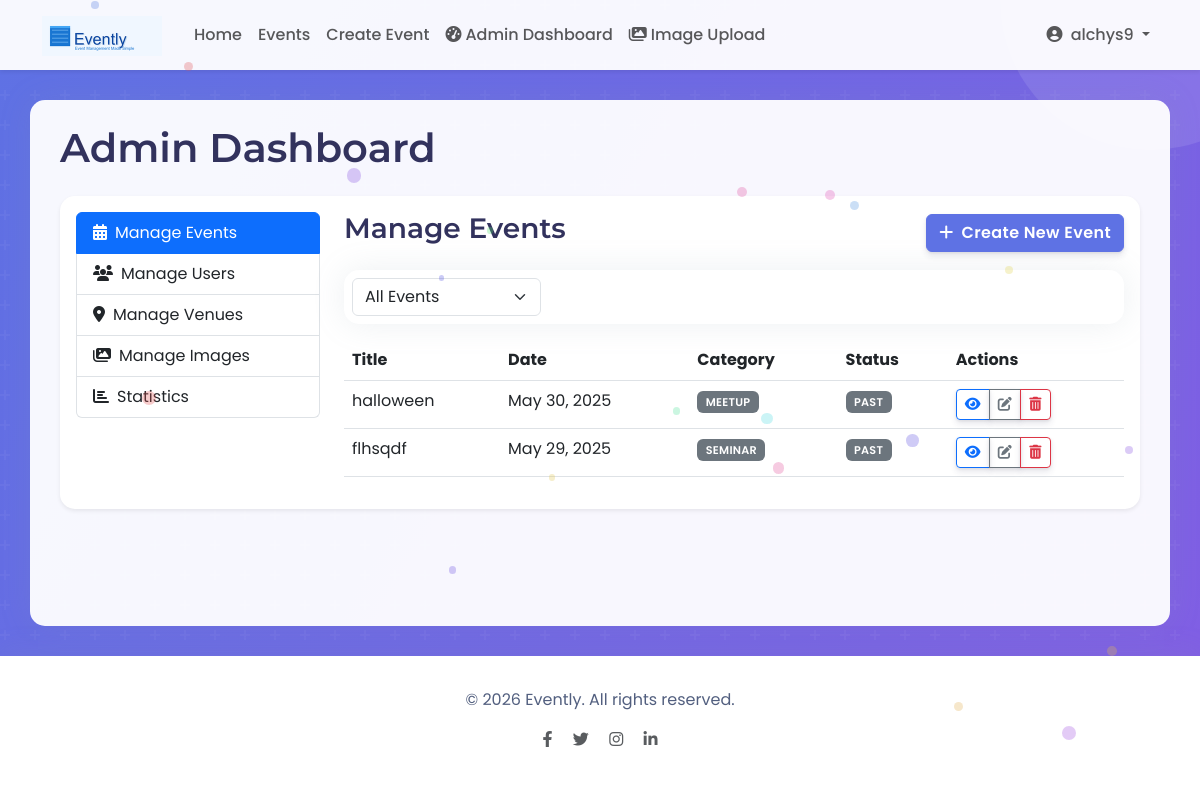
/dashboard/ (signed in), run on the app's committed database.
### events/models.py (models this page shows, shortened)
class Event(models.Model):
    title = models.CharField(max_length=200)
    slug = models.SlugField(unique=True, max_length=255)
    description = models.TextField()
    category = models.CharField(max_length=20, choices=EVENT_CATEGORIES, default='other')
    venue = models.ForeignKey(Venue, on_delete=models.SET_NULL, null=True, related_name='events')
    location_address = models.CharField(max_length=255, null=True, blank=True)
    start_date = models.DateTimeField()
    end_date = models.DateTimeField()
    capacity = models.PositiveIntegerField()
    poster_image = models.ImageField(upload_to='event_posters/', blank=True, null=True)
    organizer = models.ForeignKey(User, on_delete=models.CASCADE, related_name='organized_events')
    is_published = models.BooleanField(default=False)
    registration_deadline = models.DateTimeField(null=True, blank=True)
    created_at = models.DateTimeField(auto_now_add=True)
    updated_at = models.DateTimeField(auto_now=True)
    def is_past_event(self):
        return timezone.now() > self.end_date

### events/admin_views.py (the view)
# urls.py: path('dashboard/', admin_views.admin_dashboard, name='admin_dashboard'),
@login_required
@user_passes_test(is_admin_or_organizer)
def admin_dashboard(request):
    today = timezone.now().date().isoformat()
    now = timezone.now()
    event_filter = request.GET.get('event_filter', 'all')
    user_filter = request.GET.get('user_filter', 'all')
    if event_filter == 'upcoming':
        events = Event.objects.filter(start_date__gte=now).order_by('start_date')
    elif event_filter == 'past':
        events = Event.objects.filter(end_date__lt=now).order_by('-end_date')
    elif event_filter == 'today':
        events = Event.objects.filter(start_date__date=now.date()).order_by('start_date')
    elif event_filter == 'published':
        events = Event.objects.filter(is_published=True).order_by('-start_date')
    elif event_filter == 'draft':
        events = Event.objects.filter(is_published=False).order_by('-start_date')
    else:  # 'all'
        events = Event.objects.all().order_by('-start_date')
    if user_filter == 'admin':
        users = UserProfile.objects.filter(role='admin').select_related('user')
    elif user_filter == 'organizer':
        users = UserProfile.objects.filter(role='organizer').select_related('user')
    elif user_filter == 'participant':
        users = UserProfile.objects.filter(role='participant').select_related('user')
    else:  # 'all'
        users = UserProfile.objects.all().select_related('user')
    venues = Venue.objects.all()
    images = ImageLibrary.objects.all().order_by('-upload_date')[:20]  # Limit to recent 20
    recent_registrations = EventRegistration.objects.select_related('event', 'participant').order_by('-registration_date')[:10]
    total_events = Event.objects.count()
    upcoming_events_count = Event.objects.filter(start_date__gte=now).count()
    past_events_count = Event.objects.filter(end_date__lt=now).count()
    total_users = UserProfile.objects.count()
    organizer_count = UserProfile.objects.filter(role='organizer').count()
    attendee_count = UserProfile.objects.filter(role='participant').count()
    total_registrations = EventRegistration.objects.count()
    confirmed_registrations = EventRegistration.objects.filter(status='confirmed').count()
    waitlist_registrations = WaitingList.objects.count()
    conference_count = Event.objects.filter(category='conference').count()
    workshop_count = Event.objects.filter(category='workshop').count()
    social_count = Event.objects.filter(category='meetup').count()
    seminar_count = Event.objects.filter(category='seminar').count()
    from django.db.models import F, ExpressionWrapper, IntegerField, Count
    events_with_registrations = Event.objects.filter(start_date__gte=now).annotate(
        registration_count=Count('registrations', filter=Q(registrations__status='confirmed'))
    ).annotate(
        remaining_capacity=ExpressionWrapper(F('capacity') - F('registration_count'), output_field=IntegerField())
    ).filter(remaining_capacity__lt=10).order_by('remaining_capacity', 'start_date')[:5]
    context = {
        'events': events,
        'users': users,
        'venues': venues,
        'images': images,
        'today': today,
        'event_filter': event_filter,
        'user_filter': user_filter,
        'recent_registrations': recent_registrations,
        'events_with_low_capacity': events_with_registrations,
        'total_events': total_events,
        'upcoming_events_count': upcoming_events_count,
        'past_events_count': past_events_count,
        'total_users': total_users,
        'organizer_count': organizer_count,
        'attendee_count': attendee_count,
        'total_registrations': total_registrations,
        'confirmed_registrations': confirmed_registrations,
        'waitlist_registrations': waitlist_registrations,
        'conference_count': conference_count,
        'workshop_count': workshop_count,
        'social_count': social_count,
        'seminar_count': seminar_count,
        'title': 'Admin Dashboard'
    }
    return render(request, 'events/admin_dashboard.html', context)

### templates/events/admin_dashboard.html (shortened to what this page needs)
{% extends "events/base.html" %}
{% load static %}
{% block content %}
<div class="row mb-4">
    <div class="col-12">
        <h1 class="mb-4">Admin Dashboard</h1>
        <div class="card shadow-sm">
            <div class="card-body">
                <div class="row">
                    <div class="col-md-3 mb-3">
                        <div class="list-group">
                            <a href="#" class="list-group-item list-group-item-action active" id="events-tab" data-bs-toggle="list" data-bs-target="#events">
                                <i class="fas fa-calendar-alt me-2"></i>Manage Events
                            </a>
                            <a href="#" class="list-group-item list-group-item-action" id="users-tab" data-bs-toggle="list" data-bs-target="#users">
                                <i class="fas fa-users me-2"></i>Manage Users
                            </a>
                            <a href="#" class="list-group-item list-group-item-action" id="venues-tab" data-bs-toggle="list" data-bs-target="#venues">
                                <i class="fas fa-map-marker-alt me-2"></i>Manage Venues
                            </a>
                            <a href="#" class="list-group-item list-group-item-action" id="images-tab" data-bs-toggle="list" data-bs-target="#images">
                                <i class="fas fa-images me-2"></i>Manage Images
                            </a>
                            <a href="#" class="list-group-item list-group-item-action" id="stats-tab" data-bs-toggle="list" data-bs-target="#stats">
                                <i class="fas fa-chart-bar me-2"></i>Statistics
                            </a>
                        </div>
                    </div>
                    <div class="col-md-9">
                        <div class="tab-content">
                            <div class="tab-pane fade show active" id="events">
                                <div class="d-flex justify-content-between align-items-center mb-3">
                                    <h3>Manage Events</h3>
                                    <a href="{% url 'create_event' %}" class="btn btn-primary">
                                        <i class="fas fa-plus me-2"></i>Create New Event
                                    </a>
                                </div>
                                <div class="card mb-3">
                                    <div class="card-body p-2">
                                        <form method="GET" class="row g-2 align-items-center">
                                            <div class="col-auto">
                                                <select class="form-select" id="eventFilter" name="event_filter" onchange="this.form.submit()">
                                                    <option value="all" {% if event_filter == 'all' %}selected{% endif %}>All Events</option>
                                                </select>
                                            </div>
                                        </form>
                                    </div>
                                </div>
                                <div class="table-responsive">
                                    <table class="table table-hover">
                                        <thead>
                                            <tr>
                                                <th>Title</th>
                                                <th>Date</th>
                                                <th>Category</th>
                                                <th>Status</th>
                                                <th>Actions</th>
                                            </tr>
                                        </thead>
                                        <tbody>
                                            {% for event in events %}
                                            <tr>
                                                <td>{{ event.title }}</td>
                                                <td>{{ event.start_date|date:"M d, Y" }}</td>
                                                <td>
                                                    <span class="badge bg-secondary">
                                                        {{ event.get_category_display }}
                                                    </span>
                                                </td>
                                                <td>
                                                    {% if event.is_past_event %}
                                                    <span class="badge bg-secondary">Past</span>
                                                    {% elif event.start_date|date:"Y-m-d" == today %}
                                                    <span class="badge bg-success">Today</span>
                                                    {% else %}
                                                    <span class="badge bg-primary">Upcoming</span>
                                                    {% endif %}
                                                </td>
                                                <td>
                                                    <div class="btn-group btn-group-sm">
                                                        <a href="{% url 'event_detail' event.slug %}" class="btn btn-outline-primary">
                                                            <i class="fas fa-eye"></i>
                                                        </a>
                                                        <a href="{% url 'update_event' event.slug %}" class="btn btn-outline-secondary">
                                                            <i class="fas fa-edit"></i>
                                                        </a>
                                                        <a href="{% url 'delete_event' event.slug %}" class="btn btn-outline-danger">
                                                            <i class="fas fa-trash-alt"></i>
                                                        </a>
                                                    </div>
                                                </td>
                                            </tr>
                                            {% empty %}
                                            <tr>
                                                <td colspan="5" class="text-center">No events found.</td>
                                            </tr>
                                            {% endfor %}
                                        </tbody>
                                    </table>
                                </div>
                            </div>
                        </div>
                    </div>
                </div>
            </div>
        </div>
    </div>
</div>
{% endblock %}

### templates/events/base.html (shortened to what this page needs)
<!DOCTYPE html>
<html lang="en">
<head>
    {% load static %}
    <link href="https://cdn.jsdelivr.net/npm/bootstrap@5.3.0/dist/css/bootstrap.min.css" rel="stylesheet">
    <link rel="stylesheet" href="https://cdnjs.cloudflare.com/ajax/libs/font-awesome/6.4.0/css/all.min.css">
    <link href="https://unpkg.com/aos@2.3.1/dist/aos.css" rel="stylesheet">
    <link rel="stylesheet" href="{% static 'css/custom.css' %}">
    <link rel="stylesheet" href="{% static 'css/animations.css' %}">
</head>
<body>
    <nav class="navbar navbar-expand-lg navbar-light bg-light shadow-sm">
        <div class="container">
            <a class="navbar-brand" href="{% url 'home' %}">
                <img src="{% static 'images/evently_logo_small.png' %}" alt="Evently Logo" height="40" class="me-2">
            </a>
            <div class="collapse navbar-collapse" id="navbarNav">
                <ul class="navbar-nav me-auto">
                    <li class="nav-item">
                        <a class="nav-link {% if request.path == '/' %}active{% endif %}" href="{% url 'home' %}">Home</a>
                    </li>
                    <li class="nav-item">
                        <a class="nav-link {% if 'events' in request.path and not 'new' in request.path %}active{% endif %}" href="{% url 'events' %}">Events</a>
                    </li>
                    {% if user.is_authenticated and user.profile.role in 'admin,organizer' %}
                    <li class="nav-item">
                        <a class="nav-link {% if 'simple-create-event' in request.path %}active{% endif %}" href="{% url 'simple_create_event' %}">Create Event</a>
                    </li>
                    <li class="nav-item">
                        <a class="nav-link {% if 'admin/dashboard' in request.path %}active{% endif %}" href="{% url 'admin_dashboard' %}">
                            <i class="fas fa-tachometer-alt me-1"></i>Admin Dashboard
                        </a>
                    </li>
                    <li class="nav-item">
                        <a class="nav-link {% if 'images/upload' in request.path %}active{% endif %}" href="{% url 'image_upload_page' %}">
                            <i class="fas fa-images me-1"></i>Image Upload
                        </a>
                    </li>
                    {% endif %}
                </ul>
                <ul class="navbar-nav">
                    {% if user.is_authenticated %}
                    <li class="nav-item dropdown">
                        <a class="nav-link dropdown-toggle" href="#" id="navbarDropdown" role="button" data-bs-toggle="dropdown" aria-expanded="false">
                            <i class="fas fa-user-circle me-1"></i> {{ user.username }}
                        </a>
                    </li>
                    {% endif %}
                </ul>
            </div>
        </div>
    </nav>
    <div class="container main-content py-4">
        {% block content %}{% endblock %}
    </div>
    <footer class="footer mt-auto">
        <div class="container text-center">
            <p>&copy; {% now "Y" %} Evently. All rights reserved.</p>
            <p>
                <a href="#" class="text-muted mx-2"><i class="fab fa-facebook-f"></i></a>
                <a href="#" class="text-muted mx-2"><i class="fab fa-twitter"></i></a>
                <a href="#" class="text-muted mx-2"><i class="fab fa-instagram"></i></a>
                <a href="#" class="text-muted mx-2"><i class="fab fa-linkedin-in"></i></a>
            </p>
        </div>
    </footer>
</body>
</html>

### data on the page
Event: title "halloween", start_date "May 30, 2025", category "MEETUP", shows "PAST"
Event: title "flhsqdf", start_date "May 29, 2025", category "SEMINAR", shows "PAST"

### other printed values
{{ user.username }} "alchys9"
